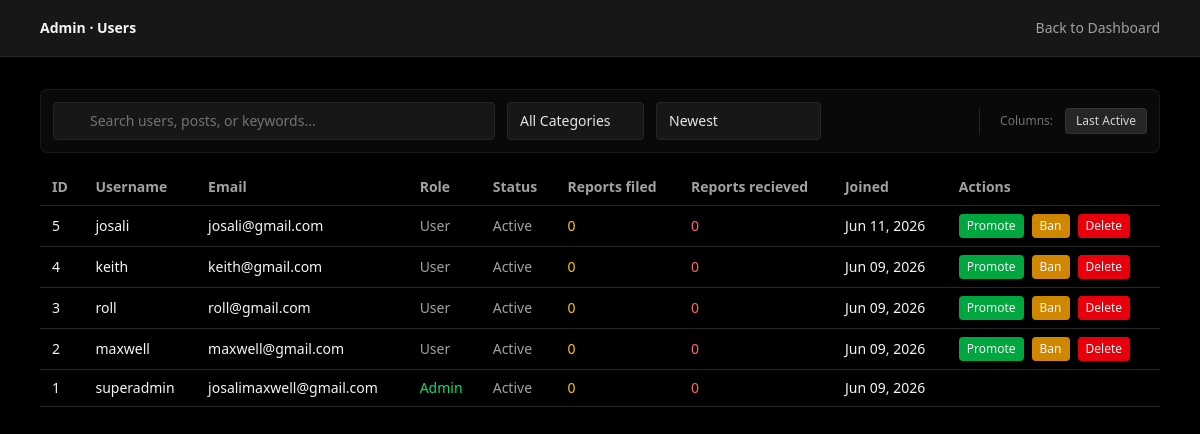
The app's page /admin/users (signed in) with its own data.
### models.py (models this page shows)
class User(db.Model):
    __tablename__ = "user"
    __table_args__ = (
        db.UniqueConstraint("username", name="uq_user_username"),
        db.UniqueConstraint("email", name="uq_user_email"),
    )
    id = db.Column(db.Integer, primary_key=True)
    username = db.Column(db.String(50), nullable=False)
    email = db.Column(db.String(120), nullable=False)
    password_hash = db.Column(db.String(255), nullable=False)
    last_seen = db.Column(db.DateTime, default=datetime.utcnow)
    profile_pic = db.Column(db.String(255), nullable=True)
    is_admin = db.Column(db.Boolean, default=False)
    is_banned = db.Column(db.Boolean, default=False)
    created_at = db.Column(db.DateTime, default=datetime.utcnow)
    reports = db.Column(db.Integer, default=0)
    posts = db.relationship("Post", back_populates="user")
    projects = db.relationship("Project", back_populates="owner", cascade="all, delete-orphan")
    vote = db.relationship("Vote", back_populates="user", cascade="all, delete-orphan")
    contact = db.relationship(
        "UserContact",
        back_populates="user",
        uselist=False
    )
    critiques_authored = db.relationship("Critique", back_populates="author", cascade="all, delete-orphan")
    followed = db.relationship(
        "User",
        secondary=followers,
        primaryjoin=(id == followers.c.follower_id),
        secondaryjoin=(id == followers.c.followed_id),
        backref=db.backref("followers", lazy="dynamic"),
        lazy="dynamic"
    )

### app.py (the view)
@app.route("/admin/users")
@admin_required
def admin_users():
    users = User.query.order_by(User.created_at.desc()).all()
    user_data = []
    for user in users:
        reports_filed = (
            db.session.query(Report)
            .filter(Report.reporter_id == user.id)
            .count()
        )
        reports_received = (
            db.session.query(Report)
            .filter(
                Report.target_type == "user",
                Report.target_id == user.id
            )
            .count()
        )
        user_data.append({
            "user": user,
            "reports_filed": reports_filed,
            "reports_received": reports_received
        })
    return render_template("admin_users.html", user_data=user_data)

### app.py (called while the page is built)
def admin_required(view_func):
    @wraps(view_func)
    def wrapped_view(*args, **kwargs):
        if not session.get("user_id") or not session.get("is_admin"):
            flash("Admin access required.", "error")
            return redirect(url_for("admin_login"))
        return view_func(*args, **kwargs)
    return wrapped_view

@app.before_request
def update_last_seen():
    user_id = session.get("user_id")
    if not user_id:
        return
    user = User.query.get(user_id)
    if not user:
        return
    now = datetime.utcnow()
    if not user.last_seen or user.last_seen < now - LAST_SEEN_THROTTLE:
        user.last_seen = now
        db.session.commit()

@app.context_processor
def inject_user():
    return {
        "is_logged_in": "user_id" in session,
        "is_admin": session.get("is_admin", False)
    }

### templates/admin_users.html (shortened to what this page needs)
<!doctype html>
<html lang="en">
  <head>
    <link rel="stylesheet" href="/static/output.css" />
  </head>
  <body class="bg-neutral-950 text-neutral-100">
    <header class="bg-neutral-900 border-b border-neutral-800">
      <div
        class="max-w-6xl mx-auto px-4 h-14 flex items-center justify-between"
      >
        <span class="text-sm font-semibold">Admin · Users</span>
        <a
          href="{{ url_for('admin_dashboard') }}"
          class="text-sm text-neutral-400 hover:text-neutral-200"
        >
          Back to Dashboard
        </a>
      </div>
    </header>
    <main class="max-w-6xl mx-auto px-4 py-8">
      <div
        class="flex flex-col lg:flex-row lg:items-center lg:justify-between gap-4 bg-neutral-900/40 p-3 rounded-lg border border-neutral-800/60 mb-4"
      >
        <div
          class="flex flex-col sm:flex-row sm:items-center gap-3 flex-1 max-w-3xl"
        >
          <div class="relative flex-1 min-w-[240px]">
            <div
              class="absolute inset-y-0 left-0 flex items-center pl-3 pointer-events-none text-neutral-500 text-sm"
            >
            </div>
            <input
              type="text"
              placeholder="Search users, posts, or keywords..."
              class="w-full bg-neutral-900 border border-neutral-800 pl-9 pr-4 py-2 rounded text-sm text-neutral-200 placeholder-neutral-500 focus:outline-none focus:border-neutral-700 transition-colors"
            />
          </div>
          <div class="relative shrink-0">
            <select
              class="appearance-none bg-neutral-900 border border-neutral-800 pl-3 pr-8 py-2 rounded text-sm text-neutral-200 focus:outline-none focus:border-neutral-700 cursor-pointer w-full sm:w-auto"
            >
              <option>All Categories</option>
            </select>
            <div
              class="absolute inset-y-0 right-0 flex items-center pr-2.5 pointer-events-none text-neutral-500 text-xs"
            >
            </div>
          </div>
          <div class="relative shrink-0">
            <select
              class="appearance-none bg-neutral-900 border border-neutral-800 pl-3 pr-8 py-2 rounded text-sm text-neutral-200 focus:outline-none focus:border-neutral-700 cursor-pointer w-full sm:w-auto"
            >
              <option>Newest</option>
            </select>
            <div
              class="absolute inset-y-0 right-0 flex items-center pr-2.5 pointer-events-none text-neutral-500 text-xs"
            >
            </div>
          </div>
        </div>
        <div
          class="flex items-center gap-2 shrink-0 lg:border-l lg:border-neutral-800 lg:pl-4"
        >
          <span
            class="text-xs font-medium text-neutral-500 mr-1 flex items-center gap-1"
          >
             Columns:
          </span>
          <button
            onclick="toggleCol('col_last_active')"
            class="px-2.5 py-1 bg-neutral-800 border border-neutral-700/50 rounded text-xs text-neutral-300 hover:bg-neutral-700 hover:text-white transition-colors"
          >
            Last Active
          </button>
        </div>
      </div>
      <div class="overflow-x-auto">
        <table class="w-full text-sm border-collapse">
          <thead>
            <tr class="border-b border-neutral-800">
              <th class="text-left px-3 py-2 text-neutral-400">ID</th>
              <th class="text-left px-3 py-2 text-neutral-400">Username</th>
              <th class="text-left px-3 py-2 text-neutral-400">Email</th>
              <th class="text-left px-3 py-2 text-neutral-400">Role</th>
              <th class="text-left px-3 py-2 text-neutral-400">Status</th>
              <th class="text-left px-3 py-2 text-neutral-400">
                Reports filed
              </th>
              <th class="text-left px-3 py-2 text-neutral-400">
                Reports recieved
              </th>
              <th class="text-left px-3 py-2 text-neutral-400">Joined</th>
              <th class="text-left px-3 py-2 text-neutral-400">Actions</th>
            </tr>
          </thead>
          <tbody>
            {% for item in user_data %}
            <tr class="border-b border-neutral-800 hover:bg-neutral-800">
              <td class="px-3 py-2">{{ item.user.id }}</td>
              <td class="px-3 py-2">{{ item.user.username }}</td>
              <td class="px-3 py-2">{{ item.user.email }}</td>
              <td class="px-3 py-2">
                {% if item.user.is_admin %}
                <span class="text-green-400">Admin</span>
                {% else %}
                <span class="text-neutral-400">User</span>
                {% endif %}
              </td>
              <td class="px-3 py-2">
                {% if item.user.is_banned %}
                <span class="text-red-400">Banned</span>
                {% else %}
                <span class="text-neutral-400">Active</span>
                {% endif %}
              </td>
              <td class="px-3 py-2 text-yellow-400">
                {{ item.reports_filed }}
              </td>
              <td class="px-3 py-2 text-red-400">
                {{ item.reports_received }}
              </td>
              <td class="px-3 py-2">
                {{ item.user.created_at.strftime("%b %d, %Y") }}
              </td>
              <td class="px-3 py-2 flex gap-2">
                {% if item.user.username != "superadmin" %}
                <form
                  method="POST"
                  action="/admin/users/toggle-admin/{{ item.user.id }}"
                  onsubmit="
                    return confirm(
                      'Are you sure you want to promote/demote this user?',
                    );
                  "
                >
                  <button
                    class="px-2 py-1 text-xs bg-green-600 rounded hover:bg-green-500"
                  >
                    {% if item.user.is_admin %}Demote{% else %}Promote{% endif
                    %}
                  </button>
                </form>
                <form
                  method="POST"
                  action="/admin/users/toggle-ban/{{ item.user.id }}"
                  onsubmit="
                    return confirm(
                      'Are you sure you want to change this user’s status?',
                    );
                  "
                >
                  <button
                    class="px-2 py-1 text-xs bg-yellow-600 rounded hover:bg-yellow-500"
                  >
                    {% if item.user.is_banned %}Unban{% else %}Ban{% endif %}
                  </button>
                </form>
                <form
                  method="POST"
                  action="/admin/users/delete/{{ item.user.id }}"
                  onsubmit="
                    return confirm('This action cannot be undone. Continue?');
                  "
                >
                  <button
                    class="px-2 py-1 text-xs bg-red-600 rounded hover:bg-red-500"
                  >
                    Delete
                  </button>
                </form>
                {% endif %}
              </td>
            </tr>
            {% endfor %}
          </tbody>
        </table>
      </div>
    </main>
  </body>
</html>

### records on screen
User: user.id "5", user.username "josali", user.email "josali@gmail.com", user.created_at "Jun 11, 2026"
User: user.id "4", user.username "keith", user.email "keith@gmail.com", user.created_at "Jun 09, 2026"
User: user.id "3", user.username "roll", user.email "roll@gmail.com", user.created_at "Jun 09, 2026"
User: user.id "2", user.username "maxwell", user.email "maxwell@gmail.com", user.created_at "Jun 09, 2026"
User: user.id "1", user.username "superadmin", user.email "josalimaxwell@gmail.com", user.created_at "Jun 09, 2026"

### other values on screen
{{ item.reports_filed }} "0" "0" "0" "0" "0"
{{ item.reports_received }} "0" "0" "0" "0" "0"
